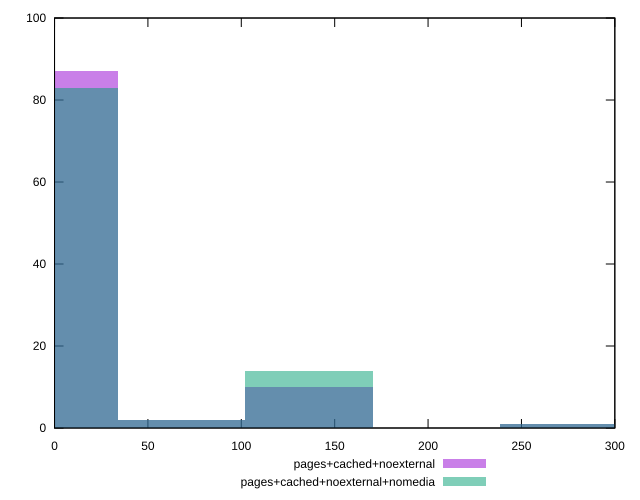

The script that saved this image:
reset

$pagesCachedNoexternal <<EOF
0 87
136.31025761787313 10
272.62051523574627 1
68.15512880893657 2
EOF

$pagesCachedNoexternalNomedia <<EOF
0 83
136.31025761787313 14
272.62051523574627 1
68.15512880893657 2
EOF

set key outside below
set boxwidth 68.15512880893657
set xrange [0:300]
set yrange [0:100]
set trange [0:100]
set style fill transparent solid 0.5 noborder
set terminal svg size 640, 500 enhanced background rgb 'white'
set output "reprap/unminified-javascript/comparison/histogram/2_vs_3.svg"

plot $pagesCachedNoexternal title "pages+cached+noexternal" with boxes, \
     $pagesCachedNoexternalNomedia title "pages+cached+noexternal+nomedia" with boxes

reset
